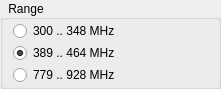
            <widget class="QGroupBox" name="grpRfFrqRange">
             <property name="minimumSize">
              <size>
               <width>221</width>
               <height>0</height>
              </size>
             </property>
             <property name="maximumSize">
              <size>
               <width>221</width>
               <height>81</height>
              </size>
             </property>
             <property name="styleSheet">
              <string notr="true">color: rgb(0, 0, 0);</string>
             </property>
             <property name="title">
              <string>  Range  </string>
             </property>
             <property name="flat">
              <bool>true</bool>
             </property>
             <layout class="QVBoxLayout" name="verticalLayout_11">
              <property name="spacing">
               <number>2</number>
              </property>
              <property name="leftMargin">
               <number>10</number>
              </property>
              <property name="topMargin">
               <number>1</number>
              </property>
              <property name="rightMargin">
               <number>1</number>
              </property>
              <property name="bottomMargin">
               <number>1</number>
              </property>
              <item>
               <widget class="QRadioButton" name="rbRfRange_300_348">
                <property name="minimumSize">
                 <size>
                  <width>210</width>
                  <height>0</height>
                 </size>
                </property>
                <property name="maximumSize">
                 <size>
                  <width>220</width>
                  <height>16777215</height>
                 </size>
                </property>
                <property name="text">
                 <string>300 .. 348 MHz</string>
                </property>
                <property name="checked">
                 <bool>false</bool>
                </property>
               </widget>
              </item>
              <item>
               <widget class="QRadioButton" name="rbRfRange_389_464">
                <property name="minimumSize">
                 <size>
                  <width>220</width>
                  <height>0</height>
                 </size>
                </property>
                <property name="text">
                 <string>389 .. 464 MHz</string>
                </property>
                <property name="checked">
                 <bool>true</bool>
                </property>
               </widget>
              </item>
              <item>
               <widget class="QRadioButton" name="rbRfRange_779_928">
                <property name="text">
                 <string>779 .. 928 MHz</string>
                </property>
               </widget>
              </item>
             </layout>
            </widget>
